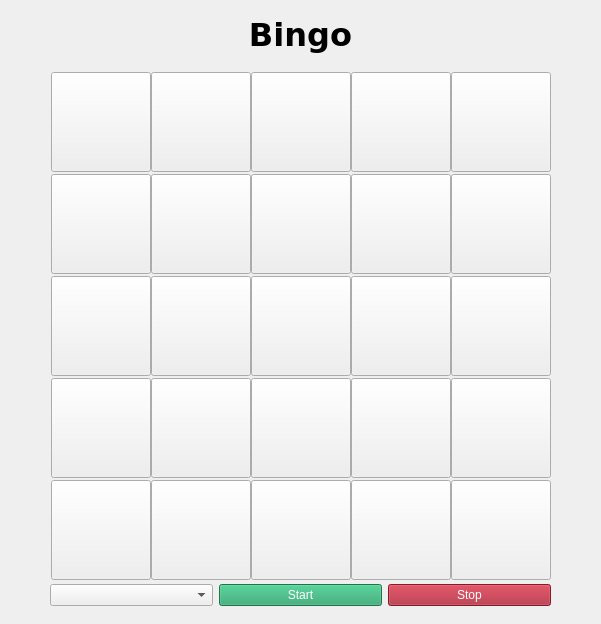
<?xml version="1.0" encoding="UTF-8"?>
<ui version="4.0">
 <class>Game</class>
 <widget class="QWidget" name="Game">
  <property name="geometry">
   <rect>
    <x>0</x>
    <y>0</y>
    <width>601</width>
    <height>624</height>
   </rect>
  </property>
  <property name="minimumSize">
   <size>
    <width>601</width>
    <height>624</height>
   </size>
  </property>
  <property name="maximumSize">
   <size>
    <width>601</width>
    <height>624</height>
   </size>
  </property>
  <property name="windowTitle">
   <string>Form</string>
  </property>
  <property name="styleSheet">
   <string notr="true">#title {
	font-weight: bold;
}
QPushButton:checked {
	background: rgb(229, 165, 10);
}
QPushButton#start {
	color: rgb(255, 255, 255);
}
QPushButton#stop {
	color: rgb(255, 255, 255);
}</string>
  </property>
  <widget class="QWidget" name="verticalLayoutWidget_2">
   <property name="geometry">
    <rect>
     <x>0</x>
     <y>0</y>
     <width>601</width>
     <height>71</height>
    </rect>
   </property>
   <layout class="QVBoxLayout" name="verticalLayout_3">
    <item>
     <widget class="QLabel" name="title">
      <property name="maximumSize">
       <size>
        <width>16777214</width>
        <height>60</height>
       </size>
      </property>
      <property name="font">
       <font>
        <family>DejaVu Sans</family>
        <pointsize>24</pointsize>
        <weight>75</weight>
        <bold>true</bold>
       </font>
      </property>
      <property name="text">
       <string>Bingo</string>
      </property>
      <property name="alignment">
       <set>Qt::AlignCenter</set>
      </property>
     </widget>
    </item>
   </layout>
  </widget>
  <widget class="QWidget" name="layoutWidget_2">
   <property name="geometry">
    <rect>
     <x>0</x>
     <y>580</y>
     <width>601</width>
     <height>31</height>
    </rect>
   </property>
   <layout class="QHBoxLayout" name="horizontalLayout">
    <property name="leftMargin">
     <number>50</number>
    </property>
    <property name="rightMargin">
     <number>50</number>
    </property>
    <item>
     <widget class="QComboBox" name="dropdown"/>
    </item>
    <item>
     <widget class="QPushButton" name="start">
      <property name="styleSheet">
       <string notr="true">background: rgb(38, 162, 105);</string>
      </property>
      <property name="text">
       <string>Start</string>
      </property>
     </widget>
    </item>
    <item>
     <widget class="QPushButton" name="stop">
      <property name="enabled">
       <bool>false</bool>
      </property>
      <property name="styleSheet">
       <string notr="true">background: rgb(165, 29, 45);</string>
      </property>
      <property name="text">
       <string>Stop</string>
      </property>
     </widget>
    </item>
   </layout>
  </widget>
  <widget class="QWidget" name="layoutWidget">
   <property name="geometry">
    <rect>
     <x>0</x>
     <y>70</y>
     <width>601</width>
     <height>517</height>
    </rect>
   </property>
   <layout class="QGridLayout" name="gridLayout" rowstretch="1,0,0,0,0" columnstretch="1,0,0,0,0,0">
    <property name="leftMargin">
     <number>50</number>
    </property>
    <property name="rightMargin">
     <number>50</number>
    </property>
    <property name="spacing">
     <number>0</number>
    </property>
    <item row="3" column="2">
     <widget class="QPushButton" name="pushButton_17">
      <property name="minimumSize">
       <size>
        <width>100</width>
        <height>100</height>
       </size>
      </property>
      <property name="maximumSize">
       <size>
        <width>100</width>
        <height>100</height>
       </size>
      </property>
      <property name="text">
       <string/>
      </property>
      <property name="checkable">
       <bool>true</bool>
      </property>
     </widget>
    </item>
    <item row="1" column="3">
     <widget class="QPushButton" name="pushButton_8">
      <property name="minimumSize">
       <size>
        <width>100</width>
        <height>100</height>
       </size>
      </property>
      <property name="maximumSize">
       <size>
        <width>100</width>
        <height>100</height>
       </size>
      </property>
      <property name="text">
       <string/>
      </property>
      <property name="checkable">
       <bool>true</bool>
      </property>
     </widget>
    </item>
    <item row="0" column="5">
     <widget class="QPushButton" name="pushButton_5">
      <property name="minimumSize">
       <size>
        <width>100</width>
        <height>100</height>
       </size>
      </property>
      <property name="maximumSize">
       <size>
        <width>100</width>
        <height>100</height>
       </size>
      </property>
      <property name="text">
       <string/>
      </property>
      <property name="checkable">
       <bool>true</bool>
      </property>
     </widget>
    </item>
    <item row="3" column="3">
     <widget class="QPushButton" name="pushButton_18">
      <property name="minimumSize">
       <size>
        <width>100</width>
        <height>100</height>
       </size>
      </property>
      <property name="maximumSize">
       <size>
        <width>100</width>
        <height>100</height>
       </size>
      </property>
      <property name="text">
       <string/>
      </property>
      <property name="checkable">
       <bool>true</bool>
      </property>
     </widget>
    </item>
    <item row="1" column="4">
     <widget class="QPushButton" name="pushButton_9">
      <property name="minimumSize">
       <size>
        <width>100</width>
        <height>100</height>
       </size>
      </property>
      <property name="maximumSize">
       <size>
        <width>100</width>
        <height>100</height>
       </size>
      </property>
      <property name="text">
       <string/>
      </property>
      <property name="checkable">
       <bool>true</bool>
      </property>
     </widget>
    </item>
    <item row="3" column="4">
     <widget class="QPushButton" name="pushButton_19">
      <property name="minimumSize">
       <size>
        <width>100</width>
        <height>100</height>
       </size>
      </property>
      <property name="maximumSize">
       <size>
        <width>100</width>
        <height>100</height>
       </size>
      </property>
      <property name="text">
       <string/>
      </property>
      <property name="checkable">
       <bool>true</bool>
      </property>
     </widget>
    </item>
    <item row="0" column="1">
     <widget class="QPushButton" name="pushButton_1">
      <property name="minimumSize">
       <size>
        <width>100</width>
        <height>100</height>
       </size>
      </property>
      <property name="maximumSize">
       <size>
        <width>100</width>
        <height>100</height>
       </size>
      </property>
      <property name="styleSheet">
       <string notr="true"/>
      </property>
      <property name="text">
       <string/>
      </property>
      <property name="checkable">
       <bool>true</bool>
      </property>
     </widget>
    </item>
    <item row="4" column="2">
     <widget class="QPushButton" name="pushButton_22">
      <property name="minimumSize">
       <size>
        <width>100</width>
        <height>100</height>
       </size>
      </property>
      <property name="maximumSize">
       <size>
        <width>100</width>
        <height>100</height>
       </size>
      </property>
      <property name="text">
       <string/>
      </property>
      <property name="checkable">
       <bool>true</bool>
      </property>
     </widget>
    </item>
    <item row="4" column="3">
     <widget class="QPushButton" name="pushButton_23">
      <property name="minimumSize">
       <size>
        <width>100</width>
        <height>100</height>
       </size>
      </property>
      <property name="maximumSize">
       <size>
        <width>100</width>
        <height>100</height>
       </size>
      </property>
      <property name="text">
       <string/>
      </property>
      <property name="checkable">
       <bool>true</bool>
      </property>
     </widget>
    </item>
    <item row="0" column="4">
     <widget class="QPushButton" name="pushButton_4">
      <property name="minimumSize">
       <size>
        <width>100</width>
        <height>100</height>
       </size>
      </property>
      <property name="maximumSize">
       <size>
        <width>100</width>
        <height>100</height>
       </size>
      </property>
      <property name="text">
       <string/>
      </property>
      <property name="checkable">
       <bool>true</bool>
      </property>
     </widget>
    </item>
    <item row="2" column="4">
     <widget class="QPushButton" name="pushButton_14">
      <property name="minimumSize">
       <size>
        <width>100</width>
        <height>100</height>
       </size>
      </property>
      <property name="maximumSize">
       <size>
        <width>100</width>
        <height>100</height>
       </size>
      </property>
      <property name="text">
       <string/>
      </property>
      <property name="checkable">
       <bool>true</bool>
      </property>
     </widget>
    </item>
    <item row="0" column="3">
     <widget class="QPushButton" name="pushButton_3">
      <property name="minimumSize">
       <size>
        <width>100</width>
        <height>100</height>
       </size>
      </property>
      <property name="maximumSize">
       <size>
        <width>100</width>
        <height>100</height>
       </size>
      </property>
      <property name="text">
       <string/>
      </property>
      <property name="checkable">
       <bool>true</bool>
      </property>
     </widget>
    </item>
    <item row="2" column="3">
     <widget class="QPushButton" name="pushButton_13">
      <property name="minimumSize">
       <size>
        <width>100</width>
        <height>100</height>
       </size>
      </property>
      <property name="maximumSize">
       <size>
        <width>100</width>
        <height>100</height>
       </size>
      </property>
      <property name="text">
       <string/>
      </property>
      <property name="checkable">
       <bool>true</bool>
      </property>
     </widget>
    </item>
    <item row="2" column="1">
     <widget class="QPushButton" name="pushButton_11">
      <property name="minimumSize">
       <size>
        <width>100</width>
        <height>100</height>
       </size>
      </property>
      <property name="maximumSize">
       <size>
        <width>100</width>
        <height>100</height>
       </size>
      </property>
      <property name="text">
       <string/>
      </property>
      <property name="checkable">
       <bool>true</bool>
      </property>
     </widget>
    </item>
    <item row="3" column="1">
     <widget class="QPushButton" name="pushButton_16">
      <property name="minimumSize">
       <size>
        <width>100</width>
        <height>100</height>
       </size>
      </property>
      <property name="maximumSize">
       <size>
        <width>100</width>
        <height>100</height>
       </size>
      </property>
      <property name="text">
       <string/>
      </property>
      <property name="checkable">
       <bool>true</bool>
      </property>
     </widget>
    </item>
    <item row="1" column="2">
     <widget class="QPushButton" name="pushButton_7">
      <property name="minimumSize">
       <size>
        <width>100</width>
        <height>100</height>
       </size>
      </property>
      <property name="maximumSize">
       <size>
        <width>100</width>
        <height>100</height>
       </size>
      </property>
      <property name="text">
       <string/>
      </property>
      <property name="checkable">
       <bool>true</bool>
      </property>
     </widget>
    </item>
    <item row="2" column="5">
     <widget class="QPushButton" name="pushButton_15">
      <property name="minimumSize">
       <size>
        <width>100</width>
        <height>100</height>
       </size>
      </property>
      <property name="maximumSize">
       <size>
        <width>100</width>
        <height>100</height>
       </size>
      </property>
      <property name="text">
       <string/>
      </property>
      <property name="checkable">
       <bool>true</bool>
      </property>
     </widget>
    </item>
    <item row="4" column="1">
     <widget class="QPushButton" name="pushButton_21">
      <property name="minimumSize">
       <size>
        <width>100</width>
        <height>100</height>
       </size>
      </property>
      <property name="maximumSize">
       <size>
        <width>100</width>
        <height>100</height>
       </size>
      </property>
      <property name="text">
       <string/>
      </property>
      <property name="checkable">
       <bool>true</bool>
      </property>
     </widget>
    </item>
    <item row="1" column="1">
     <widget class="QPushButton" name="pushButton_6">
      <property name="minimumSize">
       <size>
        <width>100</width>
        <height>100</height>
       </size>
      </property>
      <property name="maximumSize">
       <size>
        <width>100</width>
        <height>100</height>
       </size>
      </property>
      <property name="text">
       <string/>
      </property>
      <property name="checkable">
       <bool>true</bool>
      </property>
     </widget>
    </item>
    <item row="4" column="5">
     <widget class="QPushButton" name="pushButton_25">
      <property name="minimumSize">
       <size>
        <width>100</width>
        <height>100</height>
       </size>
      </property>
      <property name="maximumSize">
       <size>
        <width>100</width>
        <height>100</height>
       </size>
      </property>
      <property name="text">
       <string/>
      </property>
      <property name="checkable">
       <bool>true</bool>
      </property>
     </widget>
    </item>
    <item row="0" column="2">
     <widget class="QPushButton" name="pushButton_2">
      <property name="minimumSize">
       <size>
        <width>100</width>
        <height>100</height>
       </size>
      </property>
      <property name="maximumSize">
       <size>
        <width>100</width>
        <height>100</height>
       </size>
      </property>
      <property name="text">
       <string/>
      </property>
      <property name="checkable">
       <bool>true</bool>
      </property>
     </widget>
    </item>
    <item row="3" column="5">
     <widget class="QPushButton" name="pushButton_20">
      <property name="minimumSize">
       <size>
        <width>100</width>
        <height>100</height>
       </size>
      </property>
      <property name="maximumSize">
       <size>
        <width>100</width>
        <height>100</height>
       </size>
      </property>
      <property name="text">
       <string/>
      </property>
      <property name="checkable">
       <bool>true</bool>
      </property>
     </widget>
    </item>
    <item row="1" column="5">
     <widget class="QPushButton" name="pushButton_10">
      <property name="minimumSize">
       <size>
        <width>100</width>
        <height>100</height>
       </size>
      </property>
      <property name="maximumSize">
       <size>
        <width>100</width>
        <height>100</height>
       </size>
      </property>
      <property name="text">
       <string/>
      </property>
      <property name="checkable">
       <bool>true</bool>
      </property>
     </widget>
    </item>
    <item row="4" column="4">
     <widget class="QPushButton" name="pushButton_24">
      <property name="minimumSize">
       <size>
        <width>100</width>
        <height>100</height>
       </size>
      </property>
      <property name="maximumSize">
       <size>
        <width>100</width>
        <height>100</height>
       </size>
      </property>
      <property name="text">
       <string/>
      </property>
      <property name="checkable">
       <bool>true</bool>
      </property>
     </widget>
    </item>
    <item row="2" column="2">
     <widget class="QPushButton" name="pushButton_12">
      <property name="minimumSize">
       <size>
        <width>100</width>
        <height>100</height>
       </size>
      </property>
      <property name="maximumSize">
       <size>
        <width>100</width>
        <height>100</height>
       </size>
      </property>
      <property name="text">
       <string/>
      </property>
      <property name="checkable">
       <bool>true</bool>
      </property>
     </widget>
    </item>
   </layout>
  </widget>
 </widget>
 <resources/>
 <connections/>
</ui>
